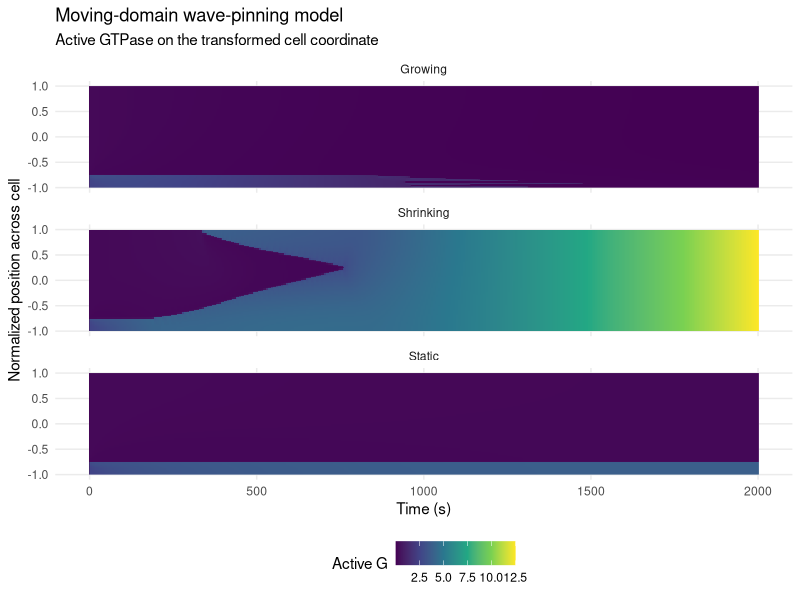
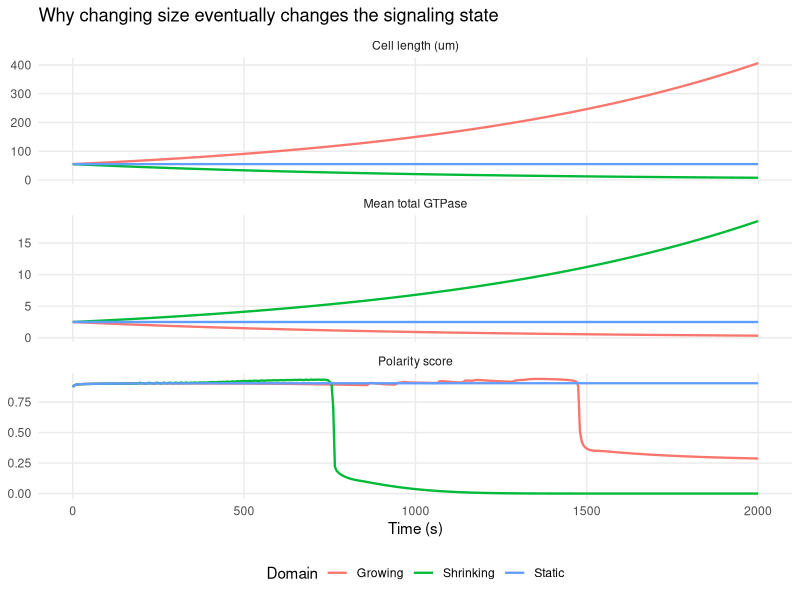
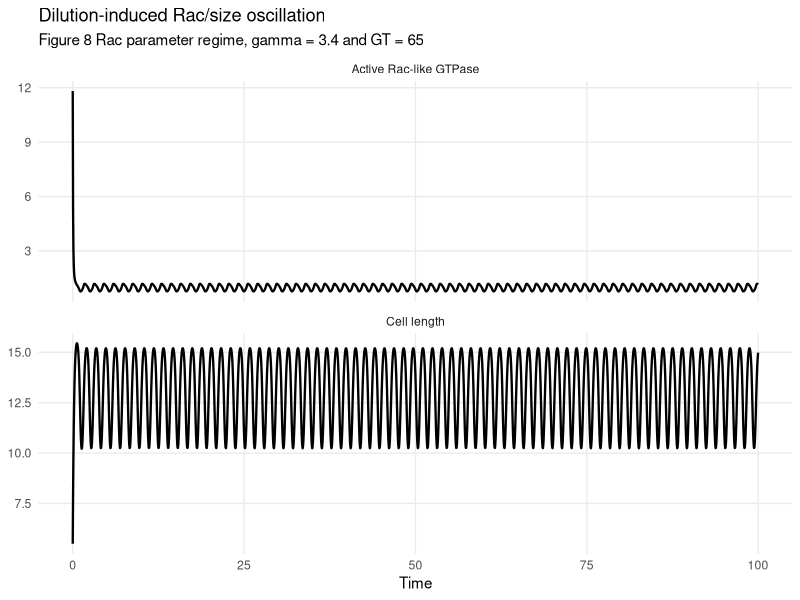
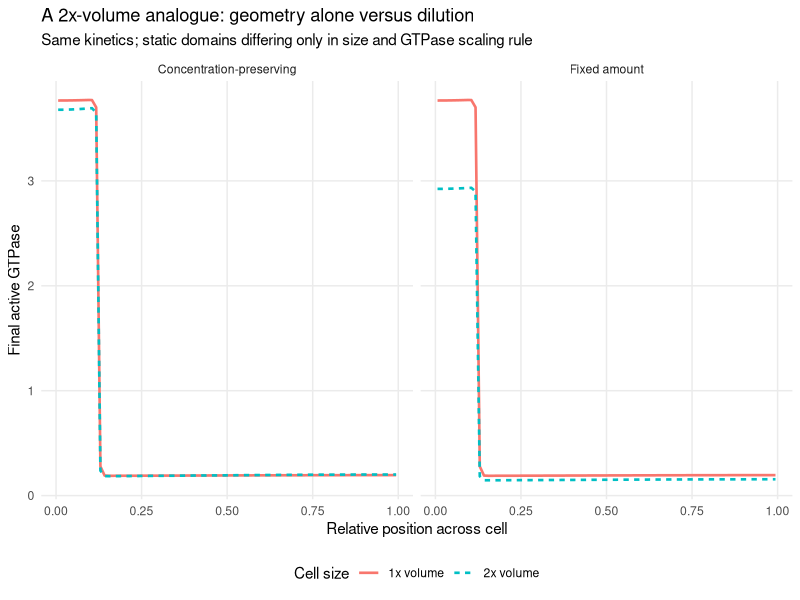

Here is the R script that generated these plots, in order:
## ---- chunk 1
knitr::opts_chunk$set(
  echo = FALSE,
  message = FALSE,
  warning = FALSE,
  fig.align = "center"
)

library(ggplot2)
library(deSolve)

plot_theme <- theme_minimal(base_size = 11) +
  theme(
    legend.position = "bottom",
    panel.grid.minor = element_blank()
  )
## ---- chunk 2
laplacian_neumann <- function(u, dx) {
  n <- length(u)
  ans <- numeric(n)

  ans[1] <- (u[2] - u[1]) / dx^2
  ans[n] <- (u[n - 1] - u[n]) / dx^2

  if (n > 2) {
    ans[2:(n - 1)] <-
      (u[1:(n - 2)] - 2 * u[2:(n - 1)] + u[3:n]) / dx^2
  }

  ans
}

paper_chemistry <- list(
  beta = 0.1,
  gamma = 2,
  I = 1,
  n = 4,
  D = 0.01,
  Di = 1,
  L0_um = 55,
  k_s = 1e-3
)

simulate_prescribed_size <- function(
    mode = c("static", "growing", "shrinking"),
    mean_total_initial = 2.5,
    chemistry = paper_chemistry,
    n_cells = 81,
    duration_s = 2000,
    output_dt_s = 5,
    initial_state = NULL) {

  mode <- match.arg(mode)

  dx <- 2 / n_cells
  xbar <- -1 + (seq_len(n_cells) - 0.5) * dx
  R0 <- chemistry$L0_um / 2

  size_sign <- switch(
    mode,
    static = 0,
    growing = 1,
    shrinking = -1
  )

  radius_at <- function(time_s) {
    R0 * exp(size_sign * chemistry$k_s * time_s)
  }

  dilution_at <- function(time_s) {
    size_sign * chemistry$k_s
  }

  if (is.null(initial_state)) {
    # The manuscript does not numerically specify the initial profile used in
    # Fig. 4. We use an edge-biased step while preserving the requested mean
    # total concentration. This is an implementation choice, not a published
    # parameter.
    G0 <- ifelse(xbar <= -0.75, 1.5, 0.1)
    Gi0 <- rep(mean_total_initial - mean(G0), n_cells)

    if (any(Gi0 <= 0)) {
      stop("Initial inactive concentration is non-positive.")
    }

    initial_state <- c(G0, Gi0)
  }

  names(initial_state) <- c(
    sprintf("G_%03d", seq_len(n_cells)),
    sprintf("Gi_%03d", seq_len(n_cells))
  )

  rhs <- function(time_s, state, parms) {
    G <- state[seq_len(n_cells)]
    Gi <- state[n_cells + seq_len(n_cells)]

    R <- radius_at(time_s)
    dilution <- dilution_at(time_s)

    activation <-
      chemistry$beta +
      chemistry$gamma * G^chemistry$n / (1 + G^chemistry$n)

    reaction <- activation * Gi - chemistry$I * G

    dG <-
      chemistry$D / R^2 * laplacian_neumann(G, dx) +
      reaction -
      dilution * G

    dGi <-
      chemistry$Di / R^2 * laplacian_neumann(Gi, dx) -
      reaction -
      dilution * Gi

    list(c(dG, dGi))
  }

  times <- seq(0, duration_s, by = output_dt_s)

  out <- as.data.frame(
    ode(
      y = initial_state,
      times = times,
      func = rhs,
      parms = NULL,
      method = "lsodes",
      rtol = 2e-6,
      atol = 1e-8,
      maxsteps = 100000
    )
  )

  G_cols <- grep("^G_", names(out))
  Gi_cols <- grep("^Gi_", names(out))

  summary <- do.call(
    rbind,
    lapply(seq_len(nrow(out)), function(i) {
      G <- as.numeric(out[i, G_cols])
      Gi <- as.numeric(out[i, Gi_cols])
      R <- radius_at(out$time[i])

      physical_amount <-
        R * sum(G + Gi) * dx

      data.frame(
        time_s = out$time[i],
        radius_um = R,
        length_um = 2 * R,
        mean_total = physical_amount / (2 * R),
        physical_amount = physical_amount,
        active_min = min(G),
        active_max = max(G),
        polarity_score =
          (max(G) - min(G)) / (max(G) + min(G) + 1e-12)
      )
    })
  )

  profiles <- do.call(
    rbind,
    lapply(seq_len(nrow(out)), function(i) {
      G <- as.numeric(out[i, G_cols])
      R <- radius_at(out$time[i])

      data.frame(
        time_s = out$time[i],
        xbar = xbar,
        x_um = xbar * R,
        active_G = G
      )
    })
  )

  list(
    mode = mode,
    xbar = xbar,
    raw = out,
    summary = summary,
    profiles = profiles,
    final_state = as.numeric(out[nrow(out), -1])
  )
}
## ---- chunk 3
fig4_parameters <- data.frame(
  quantity = c(
    "Initial cell length",
    "Hill coefficient n",
    "Inactive diffusion Di",
    "Active diffusion D",
    "Autoactivation gamma",
    "Basal activation beta",
    "Inactivation I",
    "Initial total level reported as GT",
    "Growth/shrinkage rate k"
  ),
  value = c(
    "55 um",
    "4",
    "1 um^2/s",
    "0.01 um^2/s",
    "2 /s",
    "0.1 /s",
    "1 /s",
    "2.5",
    "0.001 /s"
  )
)

knitr::kable(fig4_parameters, align = c("l", "l"))
## ---- chunk 4
prescribed_runs <- lapply(
  c("shrinking", "static", "growing"),
  function(mode) {
    simulate_prescribed_size(
      mode = mode,
      mean_total_initial = 2.5,
      duration_s = 2000,
      output_dt_s = 5
    )
  }
)
names(prescribed_runs) <- c("Shrinking", "Static", "Growing")

prescribed_summary <- do.call(
  rbind,
  lapply(names(prescribed_runs), function(label) {
    x <- prescribed_runs[[label]]$summary
    x$condition <- label
    x
  })
)

prescribed_profiles <- do.call(
  rbind,
  lapply(names(prescribed_runs), function(label) {
    x <- prescribed_runs[[label]]$profiles
    x$condition <- label
    x
  })
)
## ---- chunk 5
ggplot(
  prescribed_profiles,
  aes(time_s, xbar, fill = active_G)
) +
  geom_raster() +
  facet_wrap(~ condition, ncol = 1) +
  scale_fill_viridis_c() +
  labs(
    title = "Moving-domain wave-pinning model",
    subtitle = "Active GTPase on the transformed cell coordinate",
    x = "Time (s)",
    y = "Normalized position across cell",
    fill = "Active G"
  ) +
  plot_theme
## ---- chunk 6
prescribed_long <- rbind(
  data.frame(
    prescribed_summary[, c("time_s", "condition")],
    quantity = "Cell length (um)",
    value = prescribed_summary$length_um
  ),
  data.frame(
    prescribed_summary[, c("time_s", "condition")],
    quantity = "Mean total GTPase",
    value = prescribed_summary$mean_total
  ),
  data.frame(
    prescribed_summary[, c("time_s", "condition")],
    quantity = "Polarity score",
    value = prescribed_summary$polarity_score
  )
)

ggplot(
  prescribed_long,
  aes(time_s, value, colour = condition)
) +
  geom_line(linewidth = 0.8) +
  facet_wrap(~ quantity, scales = "free_y", ncol = 1) +
  labs(
    title = "Why changing size eventually changes the signaling state",
    x = "Time (s)",
    y = NULL,
    colour = "Domain"
  ) +
  plot_theme
## ---- chunk 7
mass_check <- do.call(
  rbind,
  lapply(names(prescribed_runs), function(label) {
    x <- prescribed_runs[[label]]$summary
    data.frame(
      condition = label,
      relative_mass_error =
        max(abs(x$physical_amount - x$physical_amount[1])) /
        x$physical_amount[1]
    )
  })
)

knitr::kable(mass_check, digits = 3)
## ---- chunk 8
uniform_rac_parameters <- list(
  beta = 1,
  gamma = 3.4,
  I = 10,
  n = 8,
  m = 8,
  L0 = 5.5,
  elastic_rate = 5,
  force_rate = 55,
  Gc = 0.85,
  GT = 65
)

simulate_uniform_rac <- function(
    parameters = uniform_rac_parameters,
    duration_s = 100,
    output_dt_s = 0.05,
    initial_G = parameters$GT / parameters$L0) {

  rhs <- function(time_s, state, parms) {
    L <- state[["L"]]
    G <- state[["G"]]

    force_switch <-
      G^parameters$m /
      (parameters$Gc^parameters$m + G^parameters$m)

    dL <-
      -parameters$elastic_rate * (L - parameters$L0) +
      parameters$force_rate * force_switch

    activation <-
      parameters$beta +
      parameters$gamma * G^parameters$n /
      (1 + G^parameters$n)

    dG <-
      activation * (parameters$GT / L - G) -
      parameters$I * G -
      G * dL / L

    list(c(dL, dG))
  }

  times <- seq(0, duration_s, by = output_dt_s)

  as.data.frame(
    ode(
      y = c(L = parameters$L0, G = initial_G),
      times = times,
      func = rhs,
      parms = NULL,
      method = "lsoda",
      rtol = 1e-9,
      atol = 1e-11
    )
  )
}

uniform_rac <- simulate_uniform_rac()
## ---- chunk 9
uniform_rac_long <- rbind(
  data.frame(
    time_s = uniform_rac$time,
    quantity = "Cell length",
    value = uniform_rac$L
  ),
  data.frame(
    time_s = uniform_rac$time,
    quantity = "Active Rac-like GTPase",
    value = uniform_rac$G
  )
)

ggplot(uniform_rac_long, aes(time_s, value)) +
  geom_line(linewidth = 0.8) +
  facet_wrap(~ quantity, scales = "free_y", ncol = 1) +
  labs(
    title = "Dilution-induced Rac/size oscillation",
    subtitle = "Figure 8 Rac parameter regime, gamma = 3.4 and GT = 65",
    x = "Time",
    y = NULL
  ) +
  plot_theme
## ---- chunk 10
simulate_spatial_rac_mechanics <- function(
    chemistry,
    mechanics,
    mean_total_initial,
    n_cells = 81,
    duration_s = 1000,
    output_dt_s = 5,
    edge = c("right", "left")) {

  edge <- match.arg(edge)

  dx <- 2 / n_cells
  xbar <- -1 + (seq_len(n_cells) - 0.5) * dx

  G0 <- rep(0.1, n_cells)
  if (edge == "right") {
    G0[xbar >= 0.75] <- 1.5
  } else {
    G0[xbar <= -0.75] <- 1.5
  }

  Gi0 <- rep(mean_total_initial - mean(G0), n_cells)

  if (any(Gi0 <= 0)) {
    stop("Initial inactive concentration is non-positive.")
  }

  state0 <- c(
    G0,
    Gi0,
    xc = 0,
    R = mechanics$L0_um / 2
  )

  names(state0)[seq_len(n_cells)] <-
    sprintf("G_%03d", seq_len(n_cells))
  names(state0)[n_cells + seq_len(n_cells)] <-
    sprintf("Gi_%03d", seq_len(n_cells))

  rhs <- function(time_s, state, parms) {
    G <- state[seq_len(n_cells)]
    Gi <- state[n_cells + seq_len(n_cells)]
    xc <- state[2 * n_cells + 1]
    R <- state[2 * n_cells + 2]

    if (R <= 0) {
      stop("Cell radius became non-positive.")
    }

    hill_force <- function(g) {
      g^mechanics$m /
        (mechanics$Gc^mechanics$m + g^mechanics$m)
    }

    # Outward protrusive Rac force:
    F1 <- -mechanics$Fmax * hill_force(G[1])
    F2 <-  mechanics$Fmax * hill_force(G[n_cells])

    dxc <- (F1 + F2) / (2 * mechanics$mu)

    dR <-
      (
        F2 - F1 -
        2 * mechanics$E * (2 * R - mechanics$L0_um)
      ) /
      (2 * (mechanics$mu + 2 * mechanics$eta))

    dilution <- dR / R

    activation <-
      chemistry$beta +
      chemistry$gamma * G^chemistry$n /
      (1 + G^chemistry$n)

    reaction <- activation * Gi - chemistry$I * G

    dG <-
      chemistry$D / R^2 * laplacian_neumann(G, dx) +
      reaction -
      dilution * G

    dGi <-
      chemistry$Di / R^2 * laplacian_neumann(Gi, dx) -
      reaction -
      dilution * Gi

    list(c(dG, dGi, dxc, dR))
  }

  times <- seq(0, duration_s, by = output_dt_s)

  as.data.frame(
    ode(
      y = state0,
      times = times,
      func = rhs,
      parms = NULL,
      method = "lsodes",
      rtol = 2e-6,
      atol = 1e-8,
      maxsteps = 100000
    )
  )
}
## ---- chunk 11
simulate_static_domain <- function(
    length_um,
    mean_total,
    chemistry = paper_chemistry,
    n_cells = 81,
    duration_s = 1200,
    output_dt_s = 5) {

  chemistry_use <- chemistry
  chemistry_use$L0_um <- length_um

  simulate_prescribed_size(
    mode = "static",
    mean_total_initial = mean_total,
    chemistry = chemistry_use,
    n_cells = n_cells,
    duration_s = duration_s,
    output_dt_s = output_dt_s
  )
}

L1 <- paper_chemistry$L0_um
L2 <- L1 * 2^(1 / 3)
baseline_mean <- 2.5

wgd_conditions <- list(
  `1x | fixed amount` = list(
    length_um = L1,
    mean_total = baseline_mean,
    volume = "1x volume",
    rule = "Fixed amount"
  ),
  `2x | fixed amount` = list(
    length_um = L2,
    mean_total = baseline_mean * L1 / L2,
    volume = "2x volume",
    rule = "Fixed amount"
  ),
  `1x | concentration-preserving` = list(
    length_um = L1,
    mean_total = baseline_mean,
    volume = "1x volume",
    rule = "Concentration-preserving"
  ),
  `2x | concentration-preserving` = list(
    length_um = L2,
    mean_total = baseline_mean,
    volume = "2x volume",
    rule = "Concentration-preserving"
  )
)

wgd_runs <- lapply(
  wgd_conditions,
  function(z) {
    simulate_static_domain(
      length_um = z$length_um,
      mean_total = z$mean_total
    )
  }
)

wgd_final_profiles <- do.call(
  rbind,
  lapply(names(wgd_runs), function(label) {
    run <- wgd_runs[[label]]
    meta <- wgd_conditions[[label]]

    final_time <- max(run$profiles$time_s)
    x <- subset(run$profiles, time_s == final_time)

    data.frame(
      rule = meta$rule,
      volume = meta$volume,
      length_um = meta$length_um,
      mean_total_initial = meta$mean_total,
      x_fraction = (x$xbar + 1) / 2,
      x_um_from_left = (x$xbar + 1) * meta$length_um / 2,
      active_G = x$active_G
    )
  })
)

wgd_summary <- do.call(
  rbind,
  lapply(names(wgd_runs), function(label) {
    run <- wgd_runs[[label]]
    meta <- wgd_conditions[[label]]
    final <- run$summary[nrow(run$summary), ]

    data.frame(
      rule = meta$rule,
      volume = meta$volume,
      length_um = meta$length_um,
      initial_mean_total = meta$mean_total,
      final_active_min = final$active_min,
      final_active_max = final$active_max,
      final_polarity_score = final$polarity_score
    )
  })
)
## ---- chunk 12
ggplot(
  wgd_final_profiles,
  aes(
    x_fraction,
    active_G,
    colour = volume,
    linetype = volume
  )
) +
  geom_line(linewidth = 0.9) +
  facet_wrap(~ rule) +
  labs(
    title = "A 2x-volume analogue: geometry alone versus dilution",
    subtitle = "Same kinetics; static domains differing only in size and GTPase scaling rule",
    x = "Relative position across cell",
    y = "Final active GTPase",
    colour = "Cell size",
    linetype = "Cell size"
  ) +
  plot_theme
## ---- chunk 13
knitr::kable(
  wgd_summary,
  digits = 3,
  align = c("l", "l", "r", "r", "r", "r", "r")
)
## ---- chunk 14
data_dir <- "../docs/data"

if (dir.exists("../docs")) {
  dir.create(data_dir, recursive = TRUE, showWarnings = FALSE)

  write.csv(
    prescribed_profiles,
    file.path(data_dir, "buttenschoen_prescribed_size_profiles.csv"),
    row.names = FALSE
  )

  write.csv(
    prescribed_summary,
    file.path(data_dir, "buttenschoen_prescribed_size_summary.csv"),
    row.names = FALSE
  )

  write.csv(
    uniform_rac,
    file.path(data_dir, "buttenschoen_uniform_rac_oscillation.csv"),
    row.names = FALSE
  )

  write.csv(
    wgd_final_profiles,
    file.path(data_dir, "buttenschoen_wgd_scaling_profiles.csv"),
    row.names = FALSE
  )

  write.csv(
    wgd_summary,
    file.path(data_dir, "buttenschoen_wgd_scaling_summary.csv"),
    row.names = FALSE
  )
}
